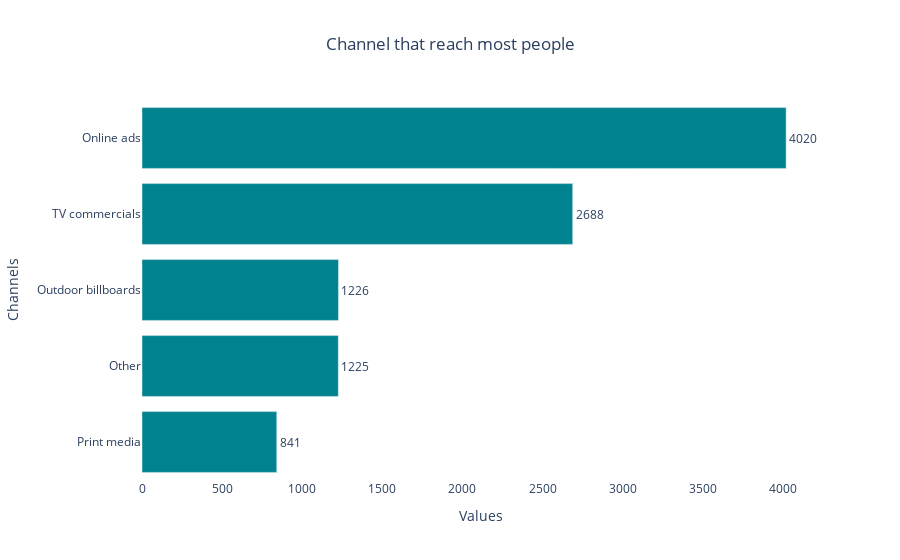

Source (notebook cell):
### Code cell
fig=go.Figure()

fig.add_trace(
    go.Bar(x=channel_df['count'],y=channel_df['channel'],
           text=channel_df['count'],
           textposition='outside',
           orientation='h')
)

fig.update_traces(marker=dict(color=colors['green']))

fig.update_layout(title_text='Channel that reach most people', title_x = 0.5,
                  plot_bgcolor=colors['white'],
                  paper_bgcolor=colors['white'])

fig.update_xaxes(title_text='Values')
fig.update_yaxes(title_text='Channels',
                 categoryorder='total ascending')

fig.show()

### Figure 1 — Plotly figure (JSON) as saved in the notebook; plotly's stock layout.template omitted (floating-point values rounded to 4 significant figures)
{"data": [{"marker": {"color": "rgb(0, 131, 143)"}, "orientation": "h", "text": [4020, 2688, 1226, 1225, 841], "textposition": "outside", "type": "bar", "x": [4020, 2688, 1226, 1225, 841], "y": ["Online ads", "TV commercials", "Outdoor billboards", "Other", "Print media"]}], "layout": {"paper_bgcolor": "rgb(255,255,255)", "plot_bgcolor": "rgb(255,255,255)", "title": {"text": "Channel that reach most people", "x": 0.5}, "xaxis": {"title": {"text": "Values"}}, "yaxis": {"categoryorder": "total ascending", "title": {"text": "Channels"}}}}
